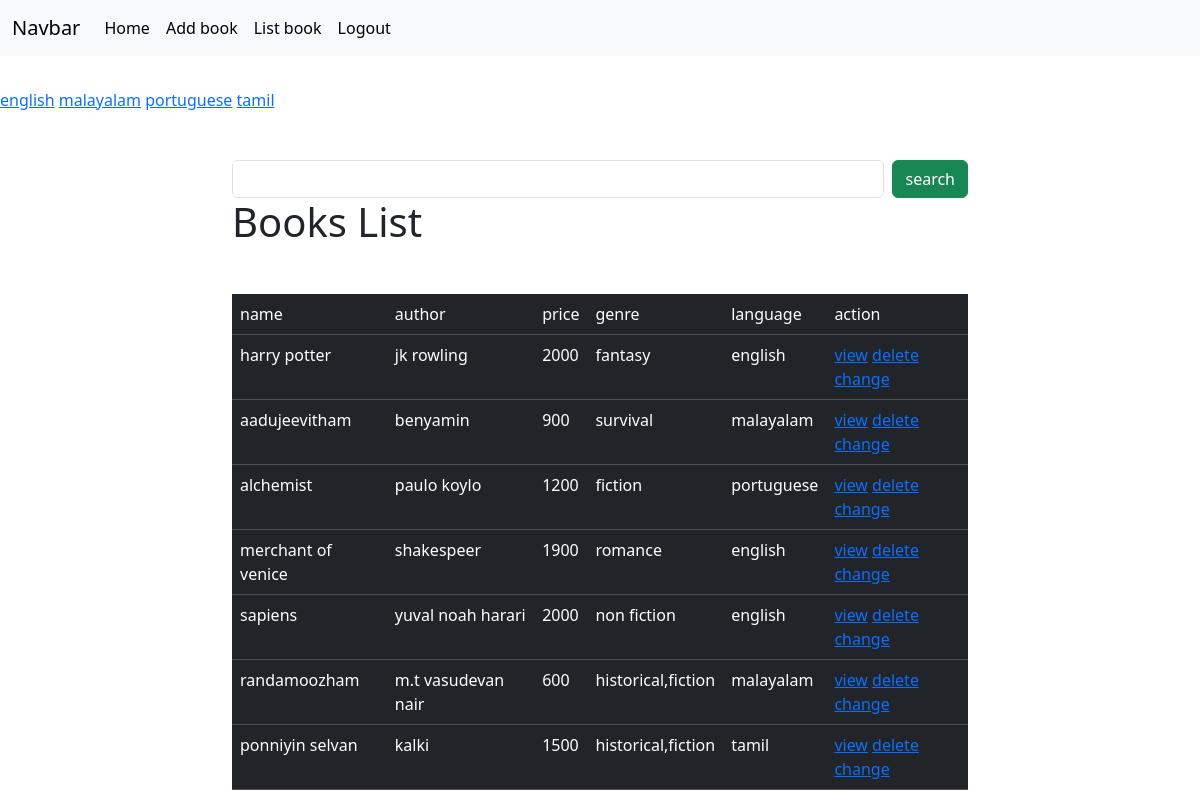
Screenshot of /book/all (signed in) with the database file from the repository.
### book/models.py (models this page shows, shortened)
class Books(models.Model):
    name=models.CharField(max_length=200)
    author=models.CharField(max_length=200)
    price=models.PositiveIntegerField()
    genre=models.CharField(max_length=200)
    profile_pic=models.ImageField(upload_to="images",null=True,blank=True)
    language=models.CharField(max_length=200,null=True)

### book/views.py (the view, shortened to what this page needs)
# urls.py: path('book/all',views.BooksListView.as_view(),name="book-all"),
@method_decorator(signin_required,name="dispatch")
class BooksListView(View):
    def get(self,request,*args,**kwargs):
        qs=Books.objects.all()
        languages=Books.objects.all().values_list("language",flat=True).distinct
        print(languages)
        if "language" in request.GET:
            lang=request.GET.get("language")
            qs=qs.filter(language__iexact=lang)
        return render(request,"book_list.html",{"data":qs,"languages":languages})

### book/views.py (called while the page is built)
def signin_required(fn):
    def wrapper(request,*args,**kwargs):
        if not request.user.is_authenticated:
            messages.error(request,"invalid session")
            return redirect("signin")
        else:
            return fn(request,*args,**kwargs)
    return wrapper

### book/templates/book_list.html (shortened to what this page needs)
{%extends 'base.html'%}
{%block body_block%}
<h5 class="text-white">filter by languages</h5>
<div>
{%for lang in languages%}
    <a href="{%url 'book-all'%}?language={{lang}}">{{lang}}</a>
{%endfor%}
</div>
<div class="container mt-5">
    <div class="row">
        <div class="col-2"></div>
        <div class="col-8 ">
            <form action="" method="post">
                <div class="d-flex">
                    <input type="text" name="box" class="form-control me-2">
                    <button type="submit" class="btn btn-success">search</button>
                </div>
            </form>
        </div>
    </div>
</div>
<div class="container">
    <div class="row">
        <div class="col-2"></div>
        <div class="col-8">
            <table class="table table-dark table-stripped caption-top">
                <caption class="text-white">List of books</caption>
                    <tr>
                        <td>name</td>
                        <td>author</td>
                        <td>price</td>
                        <td>genre</td>
                        <td>language</td>
                        <td>action</td>
                        <h1>Books List</h1>
                    </tr>
                    {%for book in data%}
                     <tr>
                       <td>{{book.name}}</td>
                       <td>{{book.author}}</td>
                       <td>{{book.price}}</td>
                       <td>{{book.genre}}</td>
                       <td>{{book.language}}</td>
                       <td>
                        <a href="{%url 'book-detail' book.id%}">view</a>
                        <a href="{%url 'book-delete' book.id%}">delete</a>
                        <a href="{%url 'book-edit' book.id%}">change</a>
                       </td>
                    </tr>
                    {%endfor%}
            </table>
        </div>
        <div class="col-2"></div>
    </div>
</div>
{%endblock%}

### book/templates/base.html (shortened to what this page needs)
<!DOCTYPE html>
<html lang="en">
  {%load static%}
<head>
  <link href="https://cdn.jsdelivr.net/npm/bootstrap@5.3.2/dist/css/bootstrap.min.css" rel="stylesheet"
>
  <link rel="stylesheet" href="{%static 'css/style.css'%}">
</head>
<body class="port grad">
  <nav class="navbar navbar-expand-lg bg-body-tertiary">
    <div class="container-fluid">
      <a class="navbar-brand" href="#">Navbar</a>
      <div class="collapse navbar-collapse" id="navbarSupportedContent">
        <ul class="navbar-nav me-auto mb-2 mb-lg-0">
          <li class="nav-item">
            <a class="nav-link active" aria-current="page" href="#">Home</a>
          </li>
          <li class="nav-item">
            <a class="nav-link active" aria-current="page" href="{%url 'book-add'%}">Add book</a>
          </li>
          <li class="nav-item">
            <a class="nav-link active" aria-current="page" href="{%url 'book-all'%}">List book</a>
          </li>
          <li class="nav-item">
            <a class="nav-link active" aria-current="page" href="{%url 'signout'%}">Logout</a>
          </li>
  </nav>
{%block body_block%}
{%endblock%}
</body>
</html>

### book/static/css/style.css (style rules this page uses)
.port { height: 100vh; }
body { background-image: url("https://i.pinimg.com/564x/18/db/e1/18dbe1269281a46f9064eb5efae42dbc.jpg"); }

### rows the page displays
Books: name "harry potter", author "jk rowling", price "2000", genre "fantasy", language "english"
Books: name "aadujeevitham", author "benyamin", price "900", genre "survival", language "malayalam"
Books: name "alchemist", author "paulo koylo", price "1200", genre "fiction", language "portuguese"
Books: name "merchant of venice", author "shakespeer", price "1900", genre "romance", language "english"
Books: name "sapiens", author "yuval noah harari", price "2000", genre "non fiction", language "english"
Books: name "randamoozham", author "m.t vasudevan nair", price "600", genre "historical,fiction", language "malayalam"
Books: name "ponniyin selvan", author "kalki", price "1500", genre "historical,fiction", language "tamil"

### other values shown
{{ lang }} "english" "malayalam" "portuguese" "tamil"
